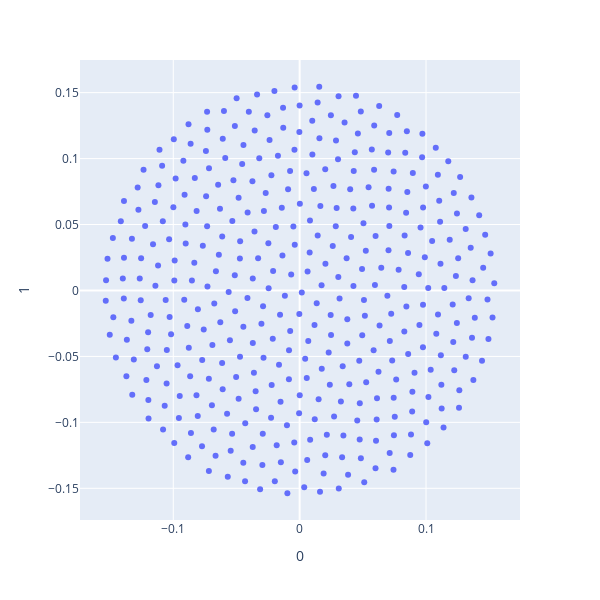

The notebook cell this image was saved under:
### Code cell
import plotly.express as px
fig = px.scatter(
    smooth_embeddings[2], x=0, y=1,
    width=600,height=600
)
fig.show()

### Figure 1 — Plotly figure (JSON) as saved in the notebook; plotly's stock layout.template omitted (floating-point values rounded to 4 significant figures; data arrays with more than 128 entries replaced by an {"elided": "..."} marker saying what was removed)
{"data": [{"hovertemplate": "0=%{x}<br>1=%{y}<extra></extra>", "legendgroup": "", "marker": {"color": "#636efa", "symbol": "circle"}, "mode": "markers", "name": "", "orientation": "v", "showlegend": false, "type": "scatter", "x": {"elided": "384 float values"}, "xaxis": "x", "y": {"elided": "384 float values"}, "yaxis": "y"}], "layout": {"height": 600, "legend": {"tracegroupgap": 0}, "margin": {"t": 60}, "width": 600, "xaxis": {"anchor": "y", "domain": [0, 1], "title": {"text": "0"}}, "yaxis": {"anchor": "x", "domain": [0, 1], "title": {"text": "1"}}}}
